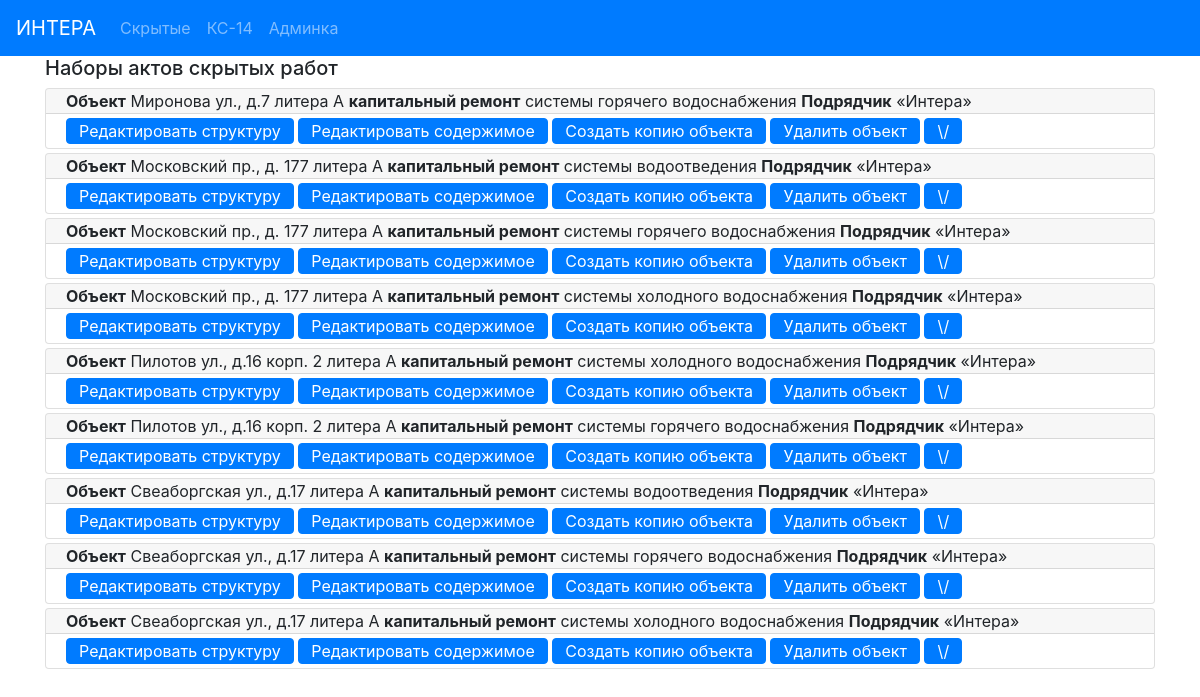
/actbase/, run on the app's committed database.
### hiddenactsbase/models.py (models this page shows, shortened)
class ObjectActs (models.Model):
    address = models.CharField(max_length=100, verbose_name='Адрес', blank=False)
    system_type = models.CharField(max_length=100, verbose_name='тип')
    designer = models.CharField(max_length=200, verbose_name='Проектант')
    contractor = models.CharField(max_length=300, verbose_name='Подрядчик',
                                  default='Общество с ограниченной ответственностью «Интера».')
    contractor_requisite = models.CharField(max_length= 200, verbose_name='Реквизиты подрядчика',
                                    default= 'Свидетельство о государственной регистрации серия 78' +
                                             '№007274277 от  02.09.2009, ОГРН 1097847236783, ' +
                                             'ИНН 7805498649, 198188, г. Санкт-Петербург,' +
                                             ' ул. Возрождения, д.20, литер А, тел. 242-78-10.')
    supervisor_engineer = models.CharField(max_length=100, verbose_name='Технадзор')
    contractor_engineer = models.CharField(max_length=100, verbose_name='Прораб')
    project_number = models.CharField(max_length=100, verbose_name='Ном. проекта')
    exec_documents = models.CharField(max_length=100, verbose_name='Исполн.')
    supervisor_engineer_decree = models.CharField(max_length=100, verbose_name='Приказ технадзора')
    contractor_engineer_decree = models.CharField(max_length=100, verbose_name='Приказ прораба')
    acts = models.ManyToManyField('HiddenActIS', blank=True, related_name='object_acts')
    blow_down_act = models.ForeignKey('BlowDownAct', blank=True, null=True, on_delete=models.CASCADE)
    class Meta:
        verbose_name = 'Набор актов объекта '
    def get_absolute_url(self):
        return reverse('object_detail_url', kwargs={'pk': self.pk})
    def get_edit_url(self):
        return reverse('object_edit_url', kwargs={'pk': self.pk})
    def get_short_contractor(self):
        s = re.findall(r"[\"\«\»\']\D+?[\"\«\»\']", self.contractor)
        if len(s) == 0:
            return self.contractor
        else:
            return s[0]

### hiddenactsbase/views.py (the view)
# urls.py: path('', ObjectsList.as_view(), name='objects_list_url'),
class ObjectsList(View):
    @staticmethod
    def get(request):
        objs = ObjectActs.objects.order_by("-id")
        return render(request, 'hiddenactsbase/index.html',
                      context={'objects_acts': objs})

### hiddenactsbase/templates/hiddenactsbase/index.html (shortened to what this page needs)
{% extends 'base.html' %}
{% block mycontent %}
    <div class="container">
        <h5>Наборы актов скрытых работ</h5>
    </div>
    <div class="container">
    {% for obj in objects_acts %}
        <div class="card my-1">
          <div class="card-header py-0 ">
              <b>Объект</b> {{ obj.address }} <b>капитальный ремонт</b> {{ obj.system_type }} <b>Подрядчик</b> {{ obj.get_short_contractor }}
          </div>
          <div class="card-body py-0">
            <a href="{{ obj.get_absolute_url }}" class="btn btn-primary  my-1 py-0">Редактировать структуру</a>
            <a href="{{ obj.get_edit_url }}" class="btn btn-primary  my-1 py-0">Редактировать содержимое</a>
            <a href="{% url 'copy_object' obj.pk %}" class="btn btn-primary  my-1 py-0">Создать копию объекта</a>
            <a href="{% url 'delete_object' obj.pk %}" class="btn btn-primary  my-1 py-0">Удалить объект</a>
            <a class="btn btn-primary my-1 py-0" data-toggle="collapse" href="#collapseExample{{ obj.pk }}" role="button" aria-expanded="false" aria-controls="collapseExample{{ obj.pk }}">
                \/
            </a>
          </div>
        </div>
    {% endfor %}
    </div>
{% endblock %}

### data on the page
ObjectActs: address "Миронова ул., д.7 литера А", system_type "системы горячего водоснабжения", get_short_contractor "«Интера»"
ObjectActs: address "Московский пр., д. 177 литера А", system_type "системы водоотведения", get_short_contractor "«Интера»"
ObjectActs: address "Московский пр., д. 177 литера А", system_type "системы горячего водоснабжения", get_short_contractor "«Интера»"
ObjectActs: address "Московский пр., д. 177 литера А", system_type "системы холодного водоснабжения", get_short_contractor "«Интера»"
ObjectActs: address "Пилотов ул., д.16 корп. 2 литера А", system_type "системы холодного водоснабжения", get_short_contractor "«Интера»"
ObjectActs: address "Пилотов ул., д.16 корп. 2 литера А", system_type "системы горячего водоснабжения", get_short_contractor "«Интера»"
ObjectActs: address "Свеаборгская ул., д.17 литера А", system_type "системы водоотведения", get_short_contractor "«Интера»"
ObjectActs: address "Свеаборгская ул., д.17 литера А", system_type "системы горячего водоснабжения", get_short_contractor "«Интера»"
ObjectActs: address "Свеаборгская ул., д.17 литера А", system_type "системы холодного водоснабжения", get_short_contractor "«Интера»"
